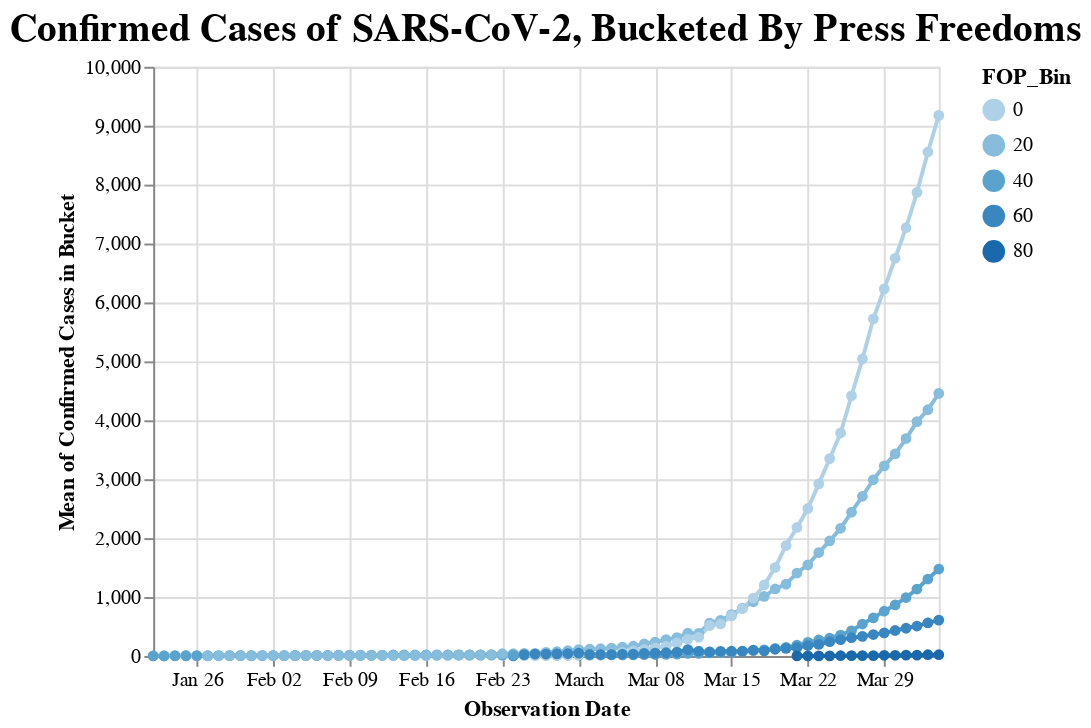

The cell this chart's notebook holds for it:
### Code cell
fopbin = alt.Chart(data=data_grouped_country, width=400, height=300).mark_line(point=True).encode(
    alt.X('ObservationDate', type='temporal', title='Observation Date'),
    alt.Y('mean(Confirmed):Q', type='quantitative', title='Mean of Confirmed Cases in Bucket'),
    color='FOP_Bin:O',
    tooltip=['mean(Confirmed)','FOP_Bin:O']
).transform_bin(
    'FOP_Bin', 'FOP', bin=alt.Bin(maxbins=4)
).properties(
        title="Confirmed Cases of SARS-CoV-2, Bucketed By Press Freedoms")

fopbin.save('fopagg.html')

fopbin

### Figure 1 — Vega-Lite specification as saved in the notebook (floating-point values rounded to 4 significant figures; data arrays with more than 128 entries replaced by an {"elided": "..."} marker saying what was removed)
{"config": {"title": {"font": "Calibri", "fontSize": 20}, "axis": {"labelFont": "Calibri", "titleFont": "Calibri", "fontSize": 16}, "header": {"labelFont": "Calibri", "titleFont": "Calibri", "fontSize": 16}, "legend": {"labelFont": "Calibri", "titleFont": "Calibri", "fontSize": 16}}, "data": {"name": "data-4f9a909cdaf2c8fc3ab6e15c385779a8"}, "mark": {"type": "line", "point": true}, "encoding": {"color": {"type": "ordinal", "field": "FOP_Bin"}, "tooltip": [{"type": "quantitative", "aggregate": "mean", "field": "Confirmed"}, {"type": "ordinal", "field": "FOP_Bin"}], "x": {"type": "temporal", "field": "ObservationDate", "title": "Observation Date"}, "y": {"type": "quantitative", "aggregate": "mean", "field": "Confirmed", "title": "Mean of Confirmed Cases in Bucket"}}, "height": 300, "title": "Confirmed Cases of SARS-CoV-2, Bucketed By Press Freedoms", "transform": [{"bin": {"maxbins": 4}, "field": "FOP", "as": "FOP_Bin"}], "width": 400, "$schema": "https://vega.github.io/schema/vega-lite/v4.0.2.json", "datasets": {"data-4f9a909cdaf2c8fc3ab6e15c385779a8": {"elided": "4535 records"}}}
